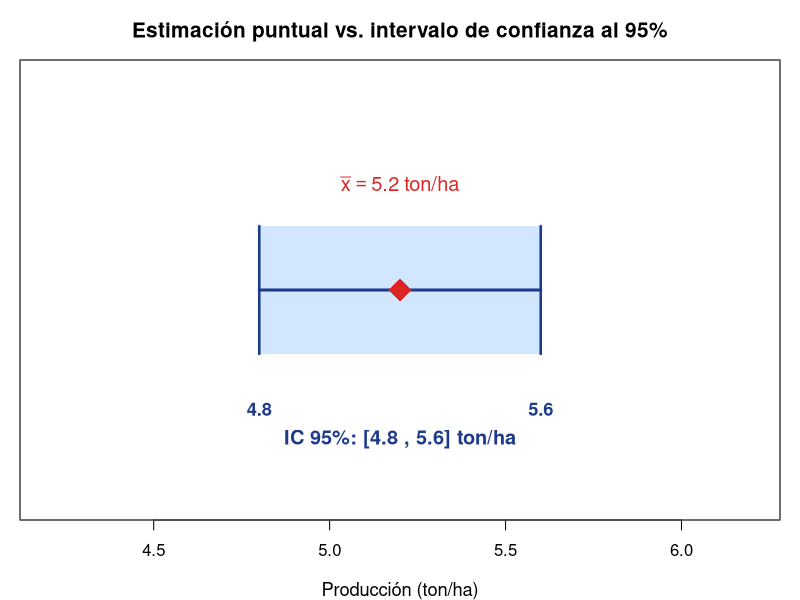

Source code (R):
## ---- chunk 1
#| echo: false
#| fig-width: 10
#| fig-height: 3.8
#| fig-align: center

par(mar = c(4, 1, 3, 1), family = "sans")

plot(0, 0, type = "n",
     xlim = c(4.2, 6.2), ylim = c(0, 1),
     xlab = "Producción (ton/ha)", ylab = "",
     main = "Estimación puntual vs. intervalo de confianza al 95%",
     cex.main = 1.25, cex.lab = 1.1, yaxt = "n")

# Intervalo de confianza
rect(4.8, 0.35, 5.6, 0.65, col = adjustcolor("#bfdbfe", 0.7), border = NA)
segments(4.8, 0.5, 5.6, 0.5, col = "#1e3a8a", lwd = 3)
segments(4.8, 0.35, 4.8, 0.65, col = "#1e3a8a", lwd = 2.5)
segments(5.6, 0.35, 5.6, 0.65, col = "#1e3a8a", lwd = 2.5)

# Estimador puntual
points(5.2, 0.5, pch = 18, cex = 3, col = "#dc2626")

# Etiquetas
text(5.2, 0.75, expression(bar(x) == 5.2~"ton/ha"),
     col = "#dc2626", cex = 1.2, font = 2)
text(4.8, 0.22, "4.8", col = "#1e3a8a", cex = 1.1, font = 2)
text(5.6, 0.22, "5.6", col = "#1e3a8a", cex = 1.1, font = 2)
text(5.2, 0.15, "IC 95%: [4.8 , 5.6] ton/ha",
     col = "#1e3a8a", cex = 1.2, font = 2)

box(col = "gray40")
